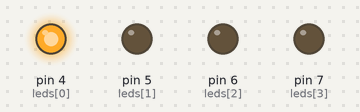
Simulated run of this sketch. Board: Arduino Uno, built with avr-gcc and run on an emulated ATmega328P. On the bench: output pins drawn as LEDs (lit = HIGH).

Above: at 0.12 s.
At 0.87 s:
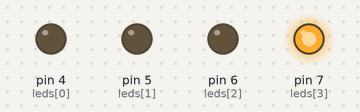
At 1.37 s:
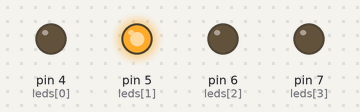
At 2.62 s:
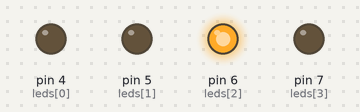
Timing chart, 0 to 3.0 s (numbered marks = the images above):
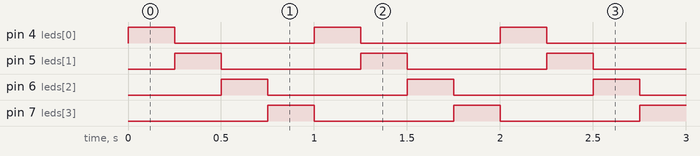

Measured:
- by itself, pin 4 (leds[0]), pin 5 (leds[1]), pin 6 (leds[2]), pin 7 (leds[3]): alternates HIGH for 0.25 s and LOW for 0.75 s
- by itself, everything shown: repeats every 1.0 s, in 4 steps

The sketch:

LedBar.ino
```cpp
// Led Pins
const int leds[] = {4, 5, 6, 7};
// Leds count
const int ledsCount = 4;
// Where to start the loop (index)
int currentLed = 0;
// Delay
const int mDelay = 250;

void setup() {
  for (int i = 0; i < ledsCount; i++) {
    pinMode(leds[i], OUTPUT);
  }
}


void loop() {
  digitalWrite(leds[currentLed == 0 ? ledsCount - 1 : currentLed - 1], LOW);
  digitalWrite(leds[currentLed], HIGH);

  currentLed = currentLed == ledsCount - 1 ? 0 : currentLed + 1;

  delay(mDelay);
}
```
